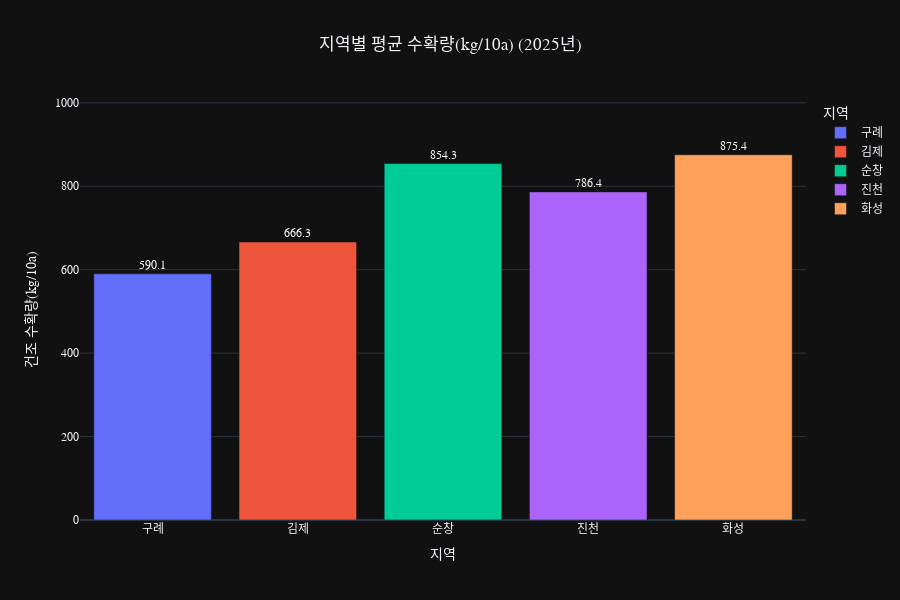

Source (notebook cell):
### Code cell
fig = px.bar(
    region_graph,             # 사용할 집계 데이터
    x='지역',                  # X축: CASE
    y='건조 수확량(kg/10a)', # Y축: 평균 수확량
    text='건조 수확량(kg/10a)', # 막대 위에 값 표시,
    color='지역',
    title="지역별 평균 수확량(kg/10a) (2025년)",
   )
max_yield = region_graph['건조 수확량(kg/10a)'].max()

# 6. 레이아웃 업데이트
fig.update_layout(
    height=600,
    font=dict(family="Malgun Gothic, AppleGGothic, sans-serif"),
    bargap=0.1,         # 그룹 내 막대 간격
    bargroupgap=0.1,    # 그룹 간 간격
    title_x=0.5,         # 제목 가운데 정렬
    uniformtext_minsize=10, # [NEW] 텍스트 최소 크기를 25로 강제
    uniformtext_mode='show'
)

fig.update_yaxes(range=[0, max_yield * 1.15])
# 7. [수정] 텍스트 폰트 크기 및 색상 지정
fig.update_traces(
    texttemplate='%{y:.1f}',
    textposition='outside',
    textfont=dict(
        # size=25,      # 폰트 크기를 14로 설정
        color='white' # 폰트 색상을 검은색으로 설정
    )
)

# 제목 가운데 정렬

fig.show()

### Figure 1 — Plotly figure (JSON) as saved in the notebook; plotly's stock layout.template omitted (floating-point values rounded to 4 significant figures)
{"data": [{"hovertemplate": "지역=%{x}<br>건조 수확량(kg/10a)=%{text}<extra></extra>", "legendgroup": "구례", "marker": {"color": "#636efa", "pattern": {"shape": ""}}, "name": "구례", "orientation": "v", "showlegend": true, "text": [590.1], "textposition": "outside", "x": ["구례"], "xaxis": "x", "y": [590.1], "yaxis": "y", "type": "bar", "textfont": {"color": "white"}, "texttemplate": "%{y:.1f}"}, {"hovertemplate": "지역=%{x}<br>건조 수확량(kg/10a)=%{text}<extra></extra>", "legendgroup": "김제", "marker": {"color": "#EF553B", "pattern": {"shape": ""}}, "name": "김제", "orientation": "v", "showlegend": true, "text": [666.3], "textposition": "outside", "x": ["김제"], "xaxis": "x", "y": [666.3], "yaxis": "y", "type": "bar", "textfont": {"color": "white"}, "texttemplate": "%{y:.1f}"}, {"hovertemplate": "지역=%{x}<br>건조 수확량(kg/10a)=%{text}<extra></extra>", "legendgroup": "순창", "marker": {"color": "#00cc96", "pattern": {"shape": ""}}, "name": "순창", "orientation": "v", "showlegend": true, "text": [854.3], "textposition": "outside", "x": ["순창"], "xaxis": "x", "y": [854.3], "yaxis": "y", "type": "bar", "textfont": {"color": "white"}, "texttemplate": "%{y:.1f}"}, {"hovertemplate": "지역=%{x}<br>건조 수확량(kg/10a)=%{text}<extra></extra>", "legendgroup": "진천", "marker": {"color": "#ab63fa", "pattern": {"shape": ""}}, "name": "진천", "orientation": "v", "showlegend": true, "text": [786.4], "textposition": "outside", "x": ["진천"], "xaxis": "x", "y": [786.4], "yaxis": "y", "type": "bar", "textfont": {"color": "white"}, "texttemplate": "%{y:.1f}"}, {"hovertemplate": "지역=%{x}<br>건조 수확량(kg/10a)=%{text}<extra></extra>", "legendgroup": "화성", "marker": {"color": "#FFA15A", "pattern": {"shape": ""}}, "name": "화성", "orientation": "v", "showlegend": true, "text": [875.4], "textposition": "outside", "x": ["화성"], "xaxis": "x", "y": [875.4], "yaxis": "y", "type": "bar", "textfont": {"color": "white"}, "texttemplate": "%{y:.1f}"}], "layout": {"xaxis": {"anchor": "y", "domain": [0.0, 1.0], "title": {"text": "지역"}, "categoryorder": "array", "categoryarray": ["구례", "김제", "순창", "진천", "화성"]}, "yaxis": {"anchor": "x", "domain": [0.0, 1.0], "title": {"text": "건조 수확량(kg/10a)"}, "range": [0, 1007.0]}, "legend": {"title": {"text": "지역"}, "tracegroupgap": 0}, "title": {"text": "지역별 평균 수확량(kg/10a) (2025년)", "x": 0.5}, "barmode": "relative", "font": {"family": "Malgun Gothic, AppleGGothic, sans-serif"}, "uniformtext": {"minsize": 10, "mode": "show"}, "height": 600, "bargap": 0.1, "bargroupgap": 0.1}}
